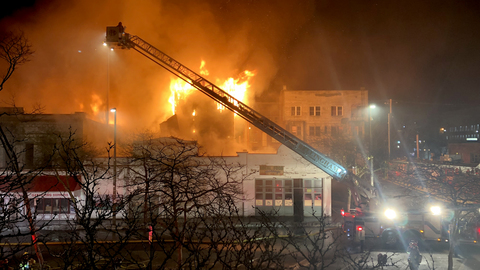
#> input picture fire-smoke-neutral/test-imgs/26.jpg, 480 x 270 px
$ python -i preprocessor.py   (imports and definitions only)
#> lines starting #> are read from the running program, lines starting #| are printed output that depends on the picture
import cv2
import numpy as np

class ImagePreprocessor:
    """Image preprocessing and augmentation"""

    def __init__(self, img_size=64):
        self.img_size = img_size

    def preprocess(self, image, augment=False):
        """Preprocess image with optional augmentation"""
#> called with augment = False
        if isinstance(image, str):
            img = cv2.imread(image)
#> img is the input picture: shape (270, 480, 3); mean B, G, R 46.6, 75.5, 111.3
            if img is None:
                raise ValueError(f"Cannot read image: {image}")
        else:
            img = image

        # Resize
        img = cv2.resize(img, (self.img_size, self.img_size))
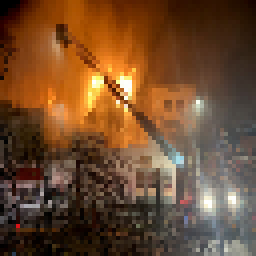
#> img: shape (64, 64, 3) (shown 4 times larger); mean B, G, R 46.3, 75.2, 111

        # Convert to RGB if needed
        if len(img.shape) == 2:
            img = cv2.cvtColor(img, cv2.COLOR_GRAY2RGB)
        elif img.shape[2] == 4:
            img = cv2.cvtColor(img, cv2.COLOR_BGRA2RGB)
        else:
            img = cv2.cvtColor(img, cv2.COLOR_BGR2RGB)

        if augment:
            img = self._augment(img)

        # Normalize
        img_array = img.astype(np.float32) / 255.0

        return img_array

    def _augment(self, image):
        """Apply random augmentations"""
        # Random horizontal flip
        if np.random.random() > 0.5:
            image = cv2.flip(image, 1)

        # Random brightness adjustment
        if np.random.random() > 0.5:
            brightness = 0.8 + np.random.random() * 0.4
            image = np.clip(image * brightness, 0, 255).astype(np.uint8)

        # Random rotation
        if np.random.random() > 0.7:
            angle = np.random.uniform(-15, 15)
            h, w = image.shape[:2]
            matrix = cv2.getRotationMatrix2D((w/2, h/2), angle, 1.0)
            image = cv2.warpAffine(image, matrix, (w, h))

        return image

    def preprocess_batch(self, images, augment=False):
        """Preprocess multiple images"""
        processed = []
        for img in images:
            if isinstance(img, str):
                img = cv2.imread(img)
            processed.append(self.preprocess(img, augment))

        return np.array(processed)

>>> result = ImagePreprocessor().preprocess('../../fire-smoke-neutral/test-imgs/26.jpg')

$ run again, on fire-smoke-neutral/test-imgs/36.jpg
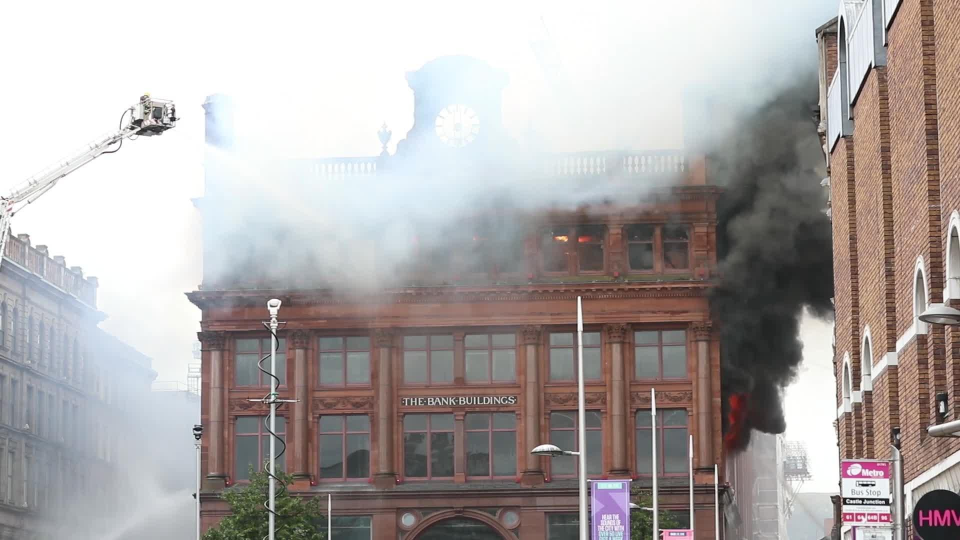
#> input picture fire-smoke-neutral/test-imgs/36.jpg, 1920 x 1080 px (shown at 1/2 size)
#> in preprocess, img is the input picture: shape (1080, 1920, 3); mean B, G, R 166.2, 167.4, 173.2
#> in preprocess, `img = cv2.resize(img, (self.img_size, self.img_size))`:
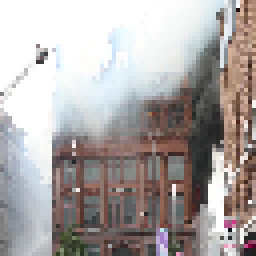
#> img: shape (64, 64, 3) (shown 4 times larger); mean B, G, R 165.3, 166.4, 172.3

$ run again, on fire-smoke-neutral/test-imgs/55.jpg
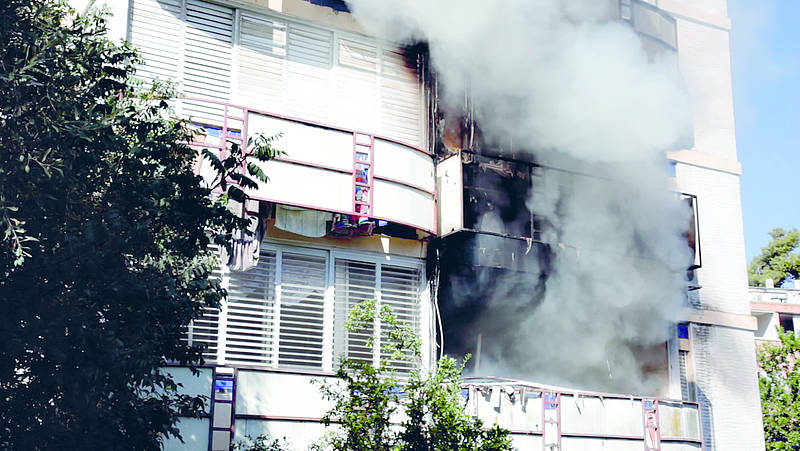
#> input picture fire-smoke-neutral/test-imgs/55.jpg, 800 x 451 px
#> in preprocess, img is the input picture: shape (451, 800, 3); mean B, G, R 161.1, 156, 145.5
#> in preprocess, `img = cv2.resize(img, (self.img_size, self.img_size))`:
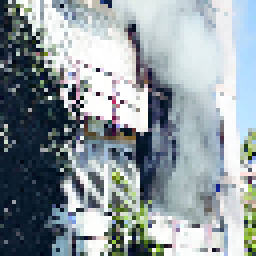
#> img: shape (64, 64, 3) (shown 4 times larger); mean B, G, R 160.2, 155.1, 144.6

$ run again, on fire-smoke-neutral/test-imgs/7.jpg
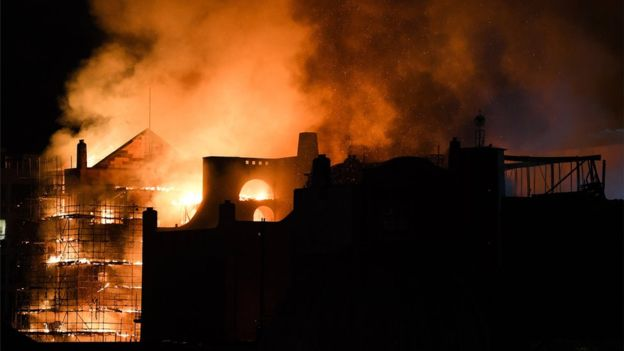
#> input picture fire-smoke-neutral/test-imgs/7.jpg, 624 x 351 px
#> in preprocess, img is the input picture: shape (351, 624, 3); mean B, G, R 18.9, 42.5, 77.3
#> in preprocess, `img = cv2.resize(img, (self.img_size, self.img_size))`:
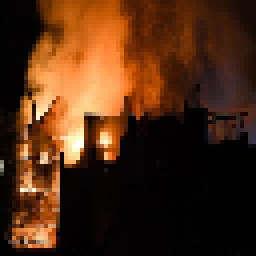
#> img: shape (64, 64, 3) (shown 4 times larger); mean B, G, R 19.2, 42.9, 77.7
